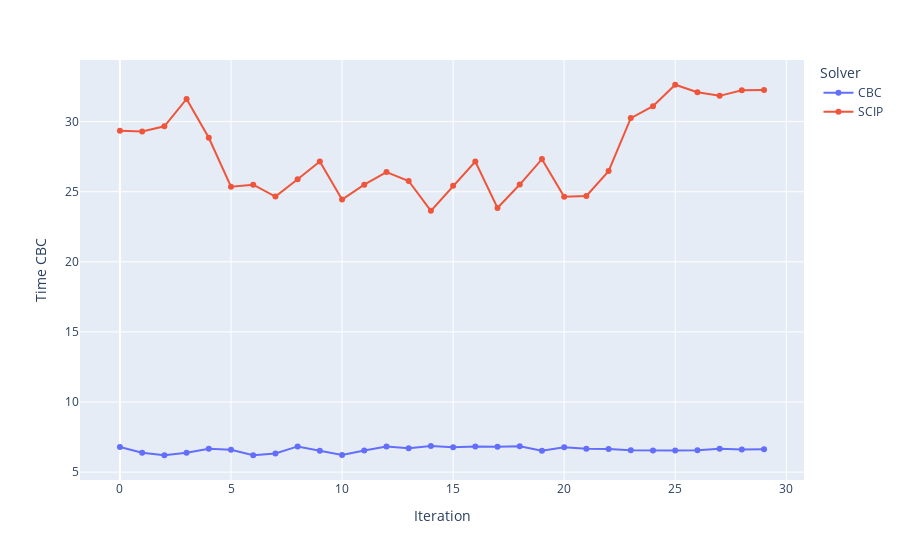

The notebook cell saved with this chart:
### Code cell
fig = px.line(data_time, x='Iteration', y='Time CBC', color='Solver', markers=True)
fig.show()

### Figure 1 — Plotly figure (JSON) as saved in the notebook; plotly's stock layout.template omitted (floating-point values rounded to 4 significant figures)
{"data": [{"hovertemplate": "Solver=CBC<br>Iteration=%{x}<br>Time CBC=%{y}<extra></extra>", "legendgroup": "CBC", "line": {"color": "#636efa", "dash": "solid"}, "marker": {"symbol": "circle"}, "mode": "lines+markers", "name": "CBC", "orientation": "v", "showlegend": true, "type": "scatter", "x": [0, 1, 2, 3, 4, 5, 6, 7, 8, 9, 10, 11, 12, 13, 14, 15, 16, 17, 18, 19, 20, 21, 22, 23, 24, 25, 26, 27, 28, 29], "xaxis": "x", "y": [6.785, 6.379, 6.205, 6.373, 6.668, 6.59, 6.202, 6.327, 6.832, 6.524, 6.222, 6.544, 6.82, 6.71, 6.856, 6.769, 6.817, 6.806, 6.847, 6.528, 6.78, 6.669, 6.648, 6.567, 6.546, 6.532, 6.566, 6.659, 6.62, 6.622], "yaxis": "y"}, {"hovertemplate": "Solver=SCIP<br>Iteration=%{x}<br>Time CBC=%{y}<extra></extra>", "legendgroup": "SCIP", "line": {"color": "#EF553B", "dash": "solid"}, "marker": {"symbol": "circle"}, "mode": "lines+markers", "name": "SCIP", "orientation": "v", "showlegend": true, "type": "scatter", "x": [0, 1, 2, 3, 4, 5, 6, 7, 8, 9, 10, 11, 12, 13, 14, 15, 16, 17, 18, 19, 20, 21, 22, 23, 24, 25, 26, 27, 28, 29], "xaxis": "x", "y": [29.35, 29.3, 29.66, 31.62, 28.84, 25.36, 25.5, 24.66, 25.88, 27.16, 24.44, 25.5, 26.4, 25.76, 23.64, 25.42, 27.15, 23.84, 25.51, 27.32, 24.63, 24.69, 26.47, 30.25, 31.1, 32.63, 32.09, 31.84, 32.24, 32.26], "yaxis": "y"}], "layout": {"legend": {"title": {"text": "Solver"}, "tracegroupgap": 0}, "margin": {"t": 60}, "xaxis": {"anchor": "y", "domain": [0, 1], "title": {"text": "Iteration"}}, "yaxis": {"anchor": "x", "domain": [0, 1], "title": {"text": "Time CBC"}}}}
